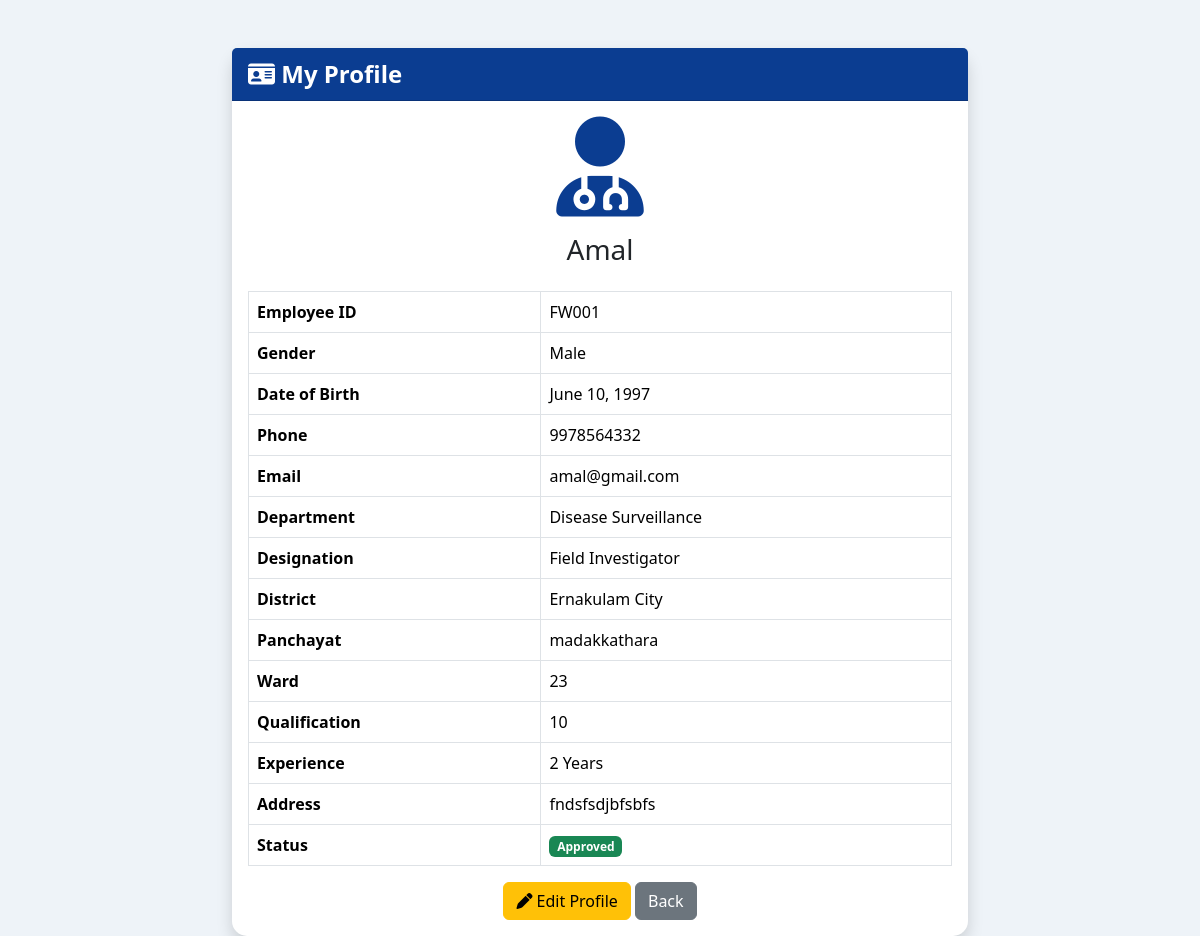
Page /worker_profile/ (signed in) on the committed database.
### HelathApp/models.py (models this page shows, shortened)
class FieldWorker(models.Model):
    STATUS_CHOICES = (
        ("Pending", "Pending"),
        ("Approved", "Approved"),
        ("Rejected", "Rejected"),
    )
    GENDER = (
        ("Male", "Male"),
        ("Female", "Female"),
        ("Other", "Other"),
    )
    DISTRICTS = (
        ("Thiruvananthapuram","Thiruvananthapuram"),
        ("Kollam","Kollam"),
        ("Pathanamthitta","Pathanamthitta"),
        ("Alappuzha","Alappuzha"),
        ("Kottayam","Kottayam"),
        ("Idukki","Idukki"),
        ("Ernakulam","Ernakulam"),
        ("Thrissur","Thrissur"),
        ("Palakkad","Palakkad"),
        ("Malappuram","Malappuram"),
        ("Kozhikode","Kozhikode"),
        ("Wayanad","Wayanad"),
        ("Kannur","Kannur"),
        ("Kasaragod","Kasaragod"),
    )
    DEPARTMENT = (
        ("Disease Surveillance","Disease Surveillance"),
        ("Public Health","Public Health"),
        ("Immunization","Immunization"),
        ("Emergency Response","Emergency Response"),
        ("Health Education","Health Education"),
    )
    DESIGNATION = (
        ("Health Inspector","Health Inspector"),
        ("Junior Health Inspector","Junior Health Inspector"),
        ("Public Health Nurse","Public Health Nurse"),
        ("Field Investigator","Field Investigator"),
        ("Community Health Worker","Community Health Worker"),
    )
    full_name=models.CharField(max_length=100)
    gender=models.CharField(
        max_length=20,
        choices=GENDER
    )
    dob=models.DateField()
    phone=models.CharField(max_length=10)
    email=models.EmailField(unique=True)
    employee_id=models.CharField(
        max_length=30,
        unique=True
    )
    department=models.CharField(
        max_length=100,
        choices=DEPARTMENT
    )
    designation=models.CharField(
        max_length=100,
        choices=DESIGNATION
    )
    district=models.CharField(
        max_length=50,
        choices=DISTRICTS
    )
    region = models.ForeignKey(
        Region,
        on_delete=models.CASCADE,
        null=True,
        blank=True
    )
    panchayat=models.CharField(max_length=100)
    ward=models.CharField(max_length=30)
    qualification=models.CharField(max_length=100)
    experience=models.PositiveIntegerField()
    address=models.TextField()
    username=models.CharField(
        max_length=100,
        unique=True
    )
    password=models.CharField(max_length=100)
    status=models.CharField(
        max_length=20,
        choices=STATUS_CHOICES,
        default="Pending"
    )

### HelathApp/views.py (the view)
# urls.py: path("worker_profile/",views.worker_profile,name="worker_profile"),
def worker_profile(request):
    if "worker_id" not in request.session:
        return redirect("fieldworker_login")
    worker = FieldWorker.objects.get(
        id=request.session["worker_id"]
    )
    return render(
        request,
        "worker_profile.html",
        {"worker":worker}
    )

### HelathApp/templates/worker_profile.html (shortened to what this page needs)
<!DOCTYPE html>
<html>
<head>
<link href="https://cdn.jsdelivr.net/npm/bootstrap@5.3.3/dist/css/bootstrap.min.css" rel="stylesheet">
<link href="https://cdnjs.cloudflare.com/ajax/libs/font-awesome/6.5.2/css/all.min.css" rel="stylesheet">
</head>
<body>
<div class="container mt-5">
<div class="row justify-content-center">
<div class="col-lg-8">
<div class="card shadow">
<div class="card-header">
<i class="fa-solid fa-id-card"></i>
My Profile
</div>
<div class="card-body">
<div class="text-center mb-4">
<i class="fa-solid fa-user-doctor"
style="font-size:100px;color:#0B3D91;"></i>
<h3 class="mt-3">
{{ worker.full_name }}
</h3>
</div>
<table class="table table-bordered">
<tr>
<td><b>Employee ID</b></td>
<td>{{ worker.employee_id }}</td>
</tr>
<tr>
<td><b>Gender</b></td>
<td>{{ worker.gender }}</td>
</tr>
<tr>
<td><b>Date of Birth</b></td>
<td>{{ worker.dob }}</td>
</tr>
<tr>
<td><b>Phone</b></td>
<td>{{ worker.phone }}</td>
</tr>
<tr>
<td><b>Email</b></td>
<td>{{ worker.email }}</td>
</tr>
<tr>
<td><b>Department</b></td>
<td>{{ worker.department }}</td>
</tr>
<tr>
<td><b>Designation</b></td>
<td>{{ worker.designation }}</td>
</tr>
<tr>
<td><b>District</b></td>
<td>{{ worker.district }}</td>
</tr>
<tr>
<td><b>Panchayat</b></td>
<td>{{ worker.panchayat }}</td>
</tr>
<tr>
<td><b>Ward</b></td>
<td>{{ worker.ward }}</td>
</tr>
<tr>
<td><b>Qualification</b></td>
<td>{{ worker.qualification }}</td>
</tr>
<tr>
<td><b>Experience</b></td>
<td>{{ worker.experience }} Years</td>
</tr>
<tr>
<td><b>Address</b></td>
<td>{{ worker.address }}</td>
</tr>
<tr>
<td><b>Status</b></td>
<td>
<span class="badge bg-success">
{{ worker.status }}
</span>
</td>
</tr>
</table>
<div class="text-center">
<a href="{% url 'edit_worker_profile' %}"
class="btn btn-warning">
<i class="fa-solid fa-pen"></i>
Edit Profile
</a>
<a href="{% url 'worker_home' %}"
class="btn btn-secondary">
Back
</a>
</div>
</div>
</div>
</div>
</div>
</div>
</body>
</html>

### HelathApp/templates/worker_profile.html (style rules this page uses)
body { background:#eef3f8; }
.card { border:none; border-radius:15px; }
.card-header { background:#0B3D91; color:white; font-size:24px; font-weight:bold; }
table td { padding:12px; }

### rows in the picture
FieldWorker: full_name "Amal", employee_id "FW001", gender "Male", dob "June 10, 1997", phone "9978564332", email "amal@gmail.com", department "Disease Surveillance", designation "Field Investigator", district "Ernakulam City", panchayat "madakkathara", ward "23", qualification "10", experience "2", address "fndsfsdjbfsbfs", status "Approved"
